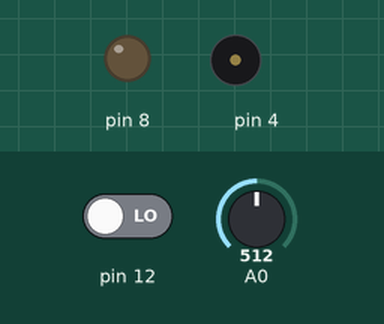
This sketch was run on a simulated Arduino Uno, built with avr-gcc and run on an emulated ATmega328P. On the bench: output pins drawn as LEDs (lit = HIGH), buzzer (waves = sounding). The inputs (shaded band) are chosen by the test bench; at power-on: pin 12 LOW, A0 = 512.

Above: at 2.0 s.
2.1 s: pin 12 driven HIGH
At 3.0 s:
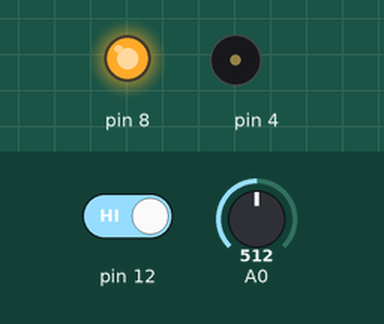
6.3 s: A0 set to 317
9.8 s: A0 set to 285
At 10.9 s:
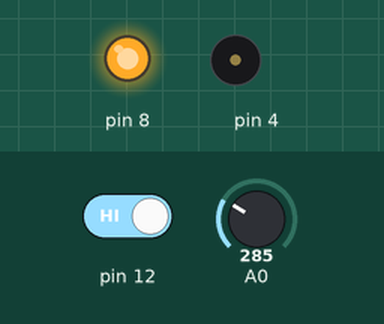
11.5 s: A0 set to 306
At 15.9 s:
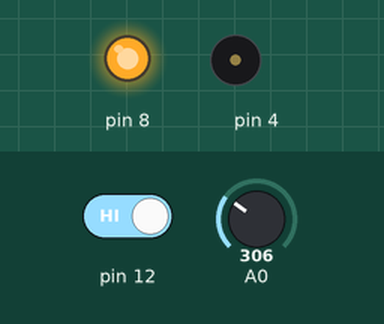
16.0 s: A0 set to 290
At 17.1 s:
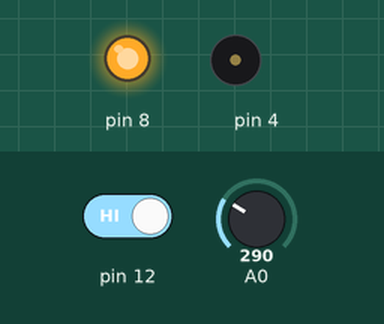
Timing chart, 0 to 18.7 s (numbered marks = the images above; inputs shaded):
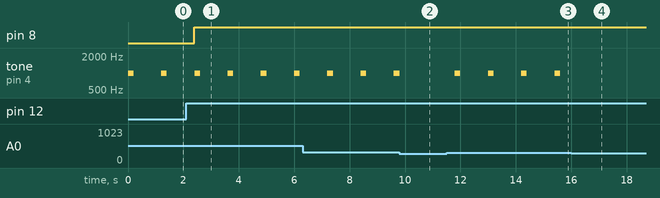

The sketch:

Code.ino
```cpp
void setup()
{
  Serial.begin(9600);
  pinMode(12,INPUT);
  pinMode(8,OUTPUT);
  pinMode(4,OUTPUT);
}

void loop()
{
  //Turning Light on off using Motion detection
  if(digitalRead(12)==HIGH)
     digitalWrite(8, 1);
   else
     digitalWrite(8, 0);
   //Gas detector
  float gas=analogRead(A0);
  if(gas > 300){
    tone(4, 1000);
    delay(200);
    noTone(4);
  }
  else
    digitalWrite(4, LOW);
  delay(1000);
}
```

Measured:
- the behaviour switches between 301 and 300 on A0 (found by bisection; images 1 and 2)
- after the input at 2.1 s, pin 8: LOW → HIGH after 0.30 s
- after the input at 9.8 s, tone on pin 4: goes on until 9.8 s, then stays silent
- after the input at 11.5 s, tone on pin 4: alternates 1000 Hz for 0.20 s and silent for 1.0 s, starting after 0.30 s
- after the input at 16.0 s, tone on pin 4: stops changing and stays silent
- by itself, tone on pin 4: alternates 1000 Hz for 0.20 s and silent for 1.0 s
